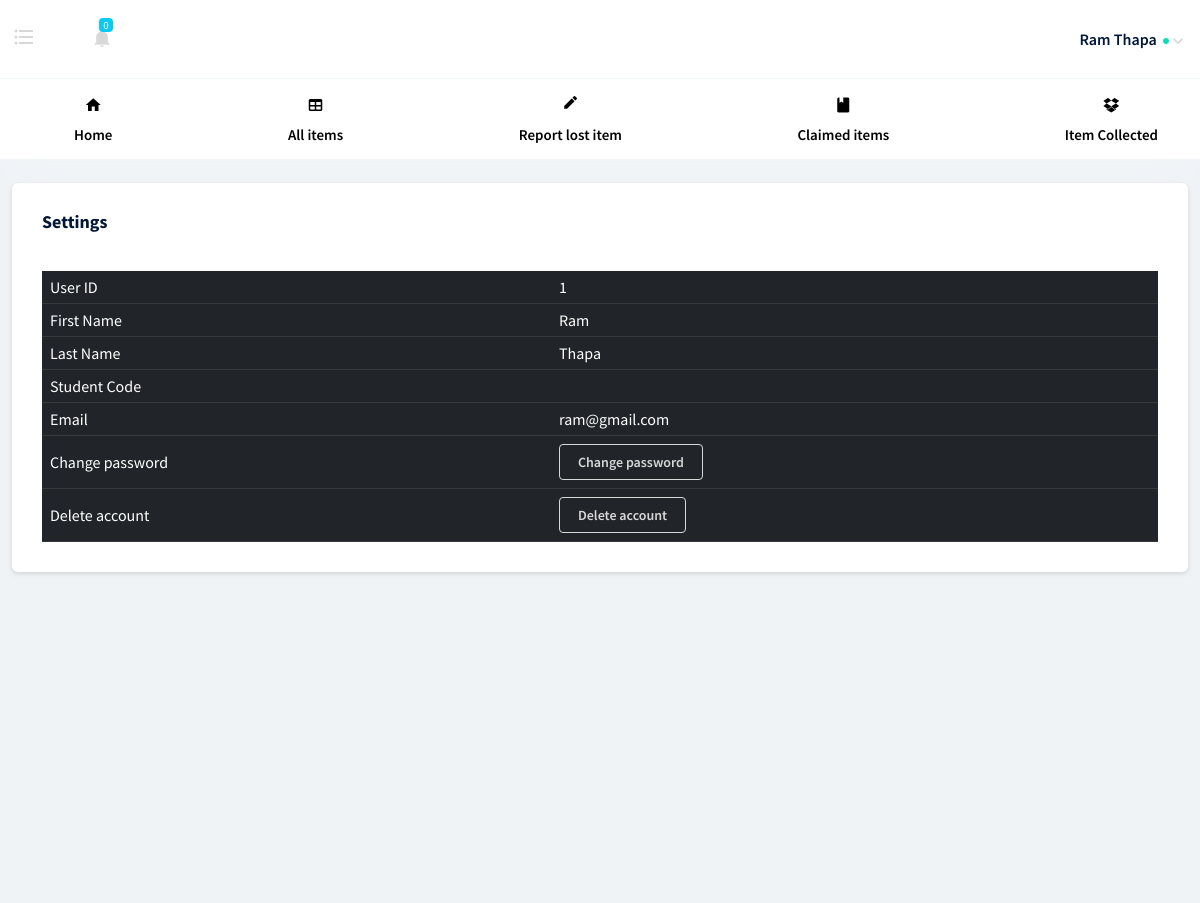
The page /pages/user/setting.php (signed in) on the database its author committed.
### tables this page shows
CREATE TABLE `register` (
  `UID` int(11) NOT NULL,
  `fname` varchar(100) NOT NULL,
  `lname` varchar(100) NOT NULL,
  `email` varchar(200) NOT NULL,
  `password` varchar(256) NOT NULL,
  `scode` varchar(10) DEFAULT NULL
);

### pages/user/setting.php (the view, shortened to what this page needs)
<?php
require "connection.php";
if (isset($_SESSION['user_id'])) {
?>
<!DOCTYPE html>
<html lang="en">
<head>
    <link rel="stylesheet" href="../../vendors/mdi/css/materialdesignicons.min.css">
    <link rel="stylesheet" href="../../vendors/base/vendor.bundle.base.css">
    <link rel="stylesheet" href="../../css/style.css">
</head>
<body>
    <div class="container-scroller">
        <div class="horizontal-menu">
            <nav class="navbar top-navbar col-lg-12 col-12 p-0">
                <div class="container-fluid">
                    <div class="navbar-menu-wrapper d-flex align-items-center justify-content-between">
                        <ul class="navbar-nav navbar-nav-left">
                            <li class="nav-item ms-0 me-5 d-lg-flex d-none">
                                <a href="#" class="nav-link horizontal-nav-left-menu"><i class="mdi mdi-format-list-bulleted"></i></a>
                            </li>
                            <li class="nav-item dropdown">
                                <a class="nav-link count-indicator dropdown-toggle d-flex align-items-center justify-content-center"
                                    id="notificationDropdown" href="#" data-bs-toggle="dropdown">
                                    <i class="mdi mdi-bell mx-0"></i>
                                    <?php
                                    $sql = "SELECT * FROM notification n
                                        JOIN all_items a ON n.ID = a.ID
                                        WHERE UID = ?";
                                    $stmt = $conn->prepare($sql);
                                    $stmt->bind_param("i", $_SESSION['user_id']);
                                    $stmt->execute();
                                    $result = $stmt->get_result();
                                    $row = mysqli_num_rows($result);
                                    echo '<span class="count bg-info">' . $row . '</span>';
                                    ?>
                                </a>
                            </li>
                        </ul>
                        <ul class="navbar-nav navbar-nav-right">
                            <li class="nav-item nav-profile dropdown">
                                <a class="nav-link dropdown-toggle" href="#" data-bs-toggle="dropdown"
                                    id="profileDropdown">
                                    <span class="nav-profile-name"><?php echo $_SESSION['fname'] . " " . $_SESSION['lname']; ?></span>
                                    <span class="online-status"></span>
                                </a>
                            </li>
                        </ul>
                    </div>
                </div>
            </nav>
            <nav class="bottom-navbar">
                <div class="container">
                    <ul class="nav page-navigation">
                        <li class="nav-item">
                            <a class="nav-link" href="home.php">
                                <i class="mdi mdi-home menu-icon"></i>
                                <span class="menu-title">Home</span>
                            </a>
                        </li>
                        <li class="nav-item">
                            <a href="all_item.php" class="nav-link">
                                <i class="mdi mdi-table menu-icon"></i>
                                <span class="menu-title">All items</span>
                            </a>
                        </li>
                        <li class="nav-item">
                            <a href="item_lost_form.php" class="nav-link">
                                <i class="mdi mdi-border-color menu-icon"></i>
                                <span class="menu-title">Report lost item</span>
                            </a>
                        </li>
                        <li class="nav-item">
                            <a href="claimed.php" class="nav-link">
                                <i class="mdi mdi-book menu-icon"></i>
                                <span class="menu-title">Claimed items</span>
                            </a>
                        </li>
                        <li class="nav-item">
                            <a href="item_collected.php" class="nav-link">
                                <i class="mdi mdi-dropbox menu-icon"></i>
                                <span class="menu-title">Item Collected</span>
                            </a>
                        </li>
                    </ul>
                </div>
            </nav>
        </div>
        <div class="container-fluid page-body-wrapper">
            <div class="main-panel">
                <div class="content-wrapper">
                    <div class="col-lg-12 grid-margin stretch-card">
                        <div class="card">
                            <div class="card-body">
                                <h4 class="card-title">Settings </h4>
                                <div class="table-responsive pt-3">
                                    <table class="table table-dark">
                                        <?php
                                        $uid = $_SESSION['user_id'];
                                        $sql = "SELECT * FROM register WHERE UID=?";
                                        $stmt = $conn->prepare($sql);
                                        $stmt->bind_param("i", $uid);
                                        $stmt->execute();
                                        $result = $stmt->get_result();
                                        if ($result->num_rows > 0) {
                                            while ($row = $result->fetch_assoc()) {
                                        ?>
                                            <tr>
                                                <td>User ID</td>
                                                <td><?php echo $row['UID']; ?></td>
                                            </tr>
                                            <tr>
                                                <td>First Name</td>
                                                <td><?php echo $row['fname']; ?></td>
                                            </tr>
                                            <tr>
                                                <td>Last Name</td>
                                                <td><?php echo $row['lname']; ?></td>
                                            </tr>
                                            <tr>
                                                <td>Student Code</td>
                                                <td><?php echo $row['scode']; ?></td>
                                            </tr>
                                            <tr>
                                                <td>Email</td>
                                                <td><?php echo $row['email']; ?></td>
                                            </tr>
                                            <tr>
                                                <td>Change password</td>
                                                <td>
                                                    <form action="edit_account.php" method="post">
                                                        <button class="btn btn-outline-light btn-fw" type="submit" name="edit_account" value="<?php echo $uid ?>">Change password</button>
                                                    </form>
                                                </td>
                                            </tr>
                                            <tr>
                                                <td>Delete account</td>
                                                <td><button class="btn btn-outline-light btn-fw" onclick="delete_account()">Delete account</button></td>
                                            </tr>
                                        <?php
                                            }
                                        } else {
                                            echo "No Data Found";
                                        }
                                        ?>
                                    </table>
                                </div>
                            </div>
                        </div>
                    </div>
                </div>
            </div>
        </div>
    </div>
</body>
</html>
<?php
} else {
    header("location:login.php");
}
?>

### rows shown on the page
register: UID "1", fname "Ram", lname "Thapa", email "ram@gmail.com"

### other values the page prints
$row "0"
$_SESSION['fname'] "Ram"
$_SESSION['lname'] "Thapa"
